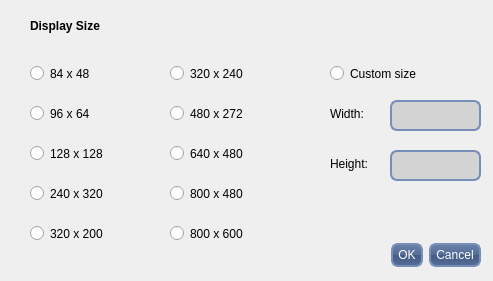
<?xml version="1.0" encoding="UTF-8"?>
<ui version="4.0">
 <class>SetSize</class>
 <widget class="QDialog" name="SetSize">
  <property name="geometry">
   <rect>
    <x>0</x>
    <y>0</y>
    <width>493</width>
    <height>281</height>
   </rect>
  </property>
  <property name="windowTitle">
   <string>Dialog</string>
  </property>
  <property name="styleSheet">
   <string notr="true">
QPushButton {
color: white;
background-color: QLinearGradient( x1: 0, y1: 0, x2: 0, y2: 1,  stop: 0 #6B82AC, stop: 0.49 #566D97, stop: 0.5 #445B85, stop: 1 #566D97);
border-width: 2px;
border-color: #778EB8;
border-style: solid;
border-radius: 7;
padding: 3px;
font: bold &quot;Ubuntu&quot;;
font-size: 12px;
padding-left: 5px;
padding-right: 5px;
}

QLineEdit{
background-color: lightgray;
border-width: 2px;
border-color: #778EB8;
border-style: solid;
border-radius: 7;
}
</string>
  </property>
  <widget class="QDialogButtonBox" name="buttonBox">
   <property name="geometry">
    <rect>
     <x>310</x>
     <y>240</y>
     <width>171</width>
     <height>31</height>
    </rect>
   </property>
   <property name="orientation">
    <enum>Qt::Horizontal</enum>
   </property>
   <property name="standardButtons">
    <set>QDialogButtonBox::Cancel|QDialogButtonBox::Ok</set>
   </property>
  </widget>
  <widget class="QRadioButton" name="radioButton_480x272">
   <property name="geometry">
    <rect>
     <x>170</x>
     <y>100</y>
     <width>101</width>
     <height>27</height>
    </rect>
   </property>
   <property name="text">
    <string>480 x 272</string>
   </property>
  </widget>
  <widget class="QRadioButton" name="radioButton_320x200">
   <property name="geometry">
    <rect>
     <x>30</x>
     <y>220</y>
     <width>101</width>
     <height>27</height>
    </rect>
   </property>
   <property name="text">
    <string>320 x 200</string>
   </property>
  </widget>
  <widget class="QRadioButton" name="radioButton_240x320">
   <property name="geometry">
    <rect>
     <x>30</x>
     <y>180</y>
     <width>101</width>
     <height>27</height>
    </rect>
   </property>
   <property name="text">
    <string>240 x 320</string>
   </property>
  </widget>
  <widget class="QRadioButton" name="radioButton_800x600">
   <property name="geometry">
    <rect>
     <x>170</x>
     <y>220</y>
     <width>101</width>
     <height>27</height>
    </rect>
   </property>
   <property name="text">
    <string>800 x 600</string>
   </property>
  </widget>
  <widget class="QRadioButton" name="radioButton_640x480">
   <property name="geometry">
    <rect>
     <x>170</x>
     <y>140</y>
     <width>101</width>
     <height>27</height>
    </rect>
   </property>
   <property name="text">
    <string>640 x 480</string>
   </property>
  </widget>
  <widget class="QRadioButton" name="radioButton_128x128">
   <property name="geometry">
    <rect>
     <x>30</x>
     <y>140</y>
     <width>101</width>
     <height>27</height>
    </rect>
   </property>
   <property name="text">
    <string>128 x 128</string>
   </property>
  </widget>
  <widget class="QRadioButton" name="radioButton_CustomSize">
   <property name="geometry">
    <rect>
     <x>330</x>
     <y>60</y>
     <width>151</width>
     <height>27</height>
    </rect>
   </property>
   <property name="text">
    <string>Custom size</string>
   </property>
  </widget>
  <widget class="QRadioButton" name="radioButton_96x64">
   <property name="geometry">
    <rect>
     <x>30</x>
     <y>100</y>
     <width>101</width>
     <height>27</height>
    </rect>
   </property>
   <property name="text">
    <string>96 x 64</string>
   </property>
  </widget>
  <widget class="QLineEdit" name="lineEdit_CustomWidth">
   <property name="geometry">
    <rect>
     <x>390</x>
     <y>100</y>
     <width>91</width>
     <height>31</height>
    </rect>
   </property>
  </widget>
  <widget class="QRadioButton" name="radioButton_800x480">
   <property name="geometry">
    <rect>
     <x>170</x>
     <y>180</y>
     <width>101</width>
     <height>27</height>
    </rect>
   </property>
   <property name="text">
    <string>800 x 480</string>
   </property>
  </widget>
  <widget class="QRadioButton" name="radioButton_320x240">
   <property name="geometry">
    <rect>
     <x>170</x>
     <y>60</y>
     <width>101</width>
     <height>27</height>
    </rect>
   </property>
   <property name="text">
    <string>320 x 240</string>
   </property>
  </widget>
  <widget class="QLabel" name="labelWidth">
   <property name="geometry">
    <rect>
     <x>330</x>
     <y>100</y>
     <width>51</width>
     <height>27</height>
    </rect>
   </property>
   <property name="text">
    <string>Width:</string>
   </property>
  </widget>
  <widget class="QLabel" name="label_Height">
   <property name="geometry">
    <rect>
     <x>330</x>
     <y>150</y>
     <width>51</width>
     <height>27</height>
    </rect>
   </property>
   <property name="text">
    <string>Height:</string>
   </property>
  </widget>
  <widget class="QLineEdit" name="lineEdit_CustomHeight">
   <property name="geometry">
    <rect>
     <x>390</x>
     <y>150</y>
     <width>91</width>
     <height>31</height>
    </rect>
   </property>
  </widget>
  <widget class="QRadioButton" name="radioButton_84x48">
   <property name="geometry">
    <rect>
     <x>30</x>
     <y>60</y>
     <width>101</width>
     <height>27</height>
    </rect>
   </property>
   <property name="text">
    <string>84 x 48</string>
   </property>
  </widget>
  <widget class="QLabel" name="label_3">
   <property name="geometry">
    <rect>
     <x>30</x>
     <y>10</y>
     <width>281</width>
     <height>31</height>
    </rect>
   </property>
   <property name="font">
    <font>
     <italic>false</italic>
     <bold>true</bold>
    </font>
   </property>
   <property name="text">
    <string>Display Size</string>
   </property>
  </widget>
 </widget>
 <resources/>
 <connections>
  <connection>
   <sender>buttonBox</sender>
   <signal>accepted()</signal>
   <receiver>SetSize</receiver>
   <slot>accept()</slot>
   <hints>
    <hint type="sourcelabel">
     <x>248</x>
     <y>254</y>
    </hint>
    <hint type="destinationlabel">
     <x>157</x>
     <y>274</y>
    </hint>
   </hints>
  </connection>
  <connection>
   <sender>buttonBox</sender>
   <signal>rejected()</signal>
   <receiver>SetSize</receiver>
   <slot>reject()</slot>
   <hints>
    <hint type="sourcelabel">
     <x>316</x>
     <y>260</y>
    </hint>
    <hint type="destinationlabel">
     <x>286</x>
     <y>274</y>
    </hint>
   </hints>
  </connection>
 </connections>
</ui>
